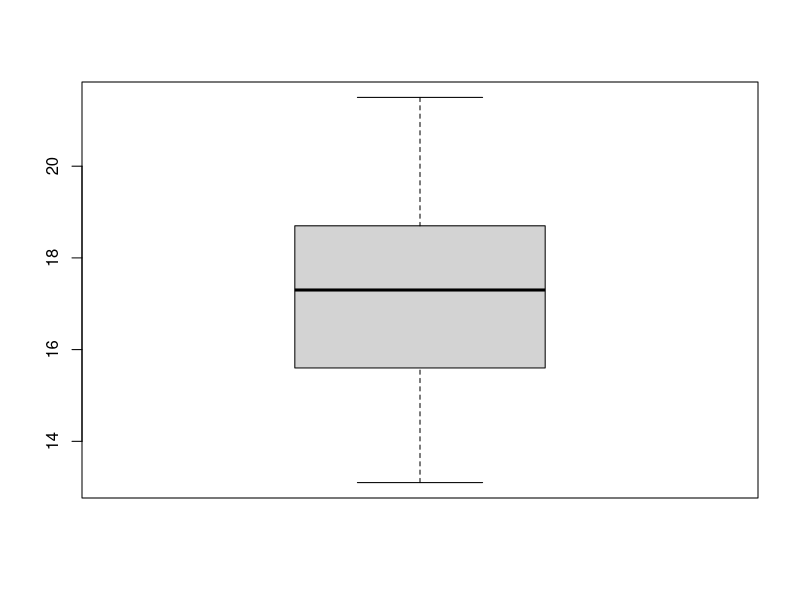
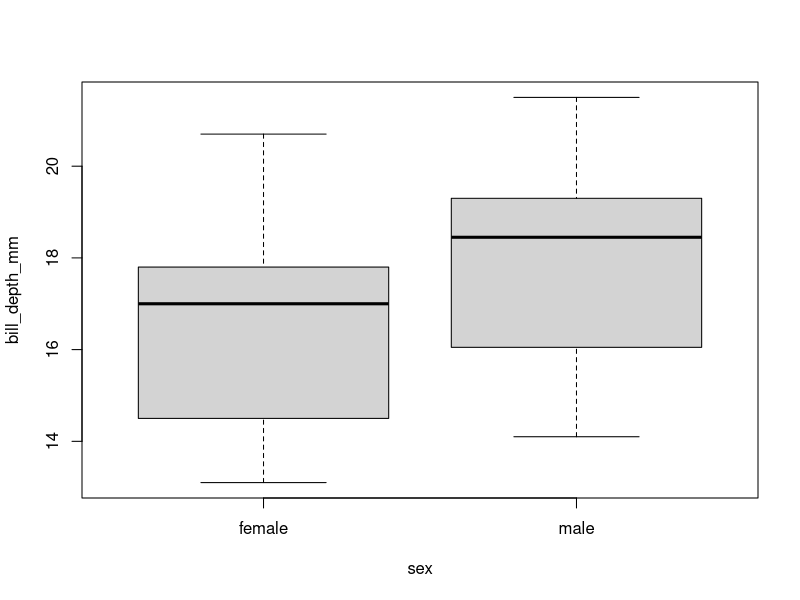
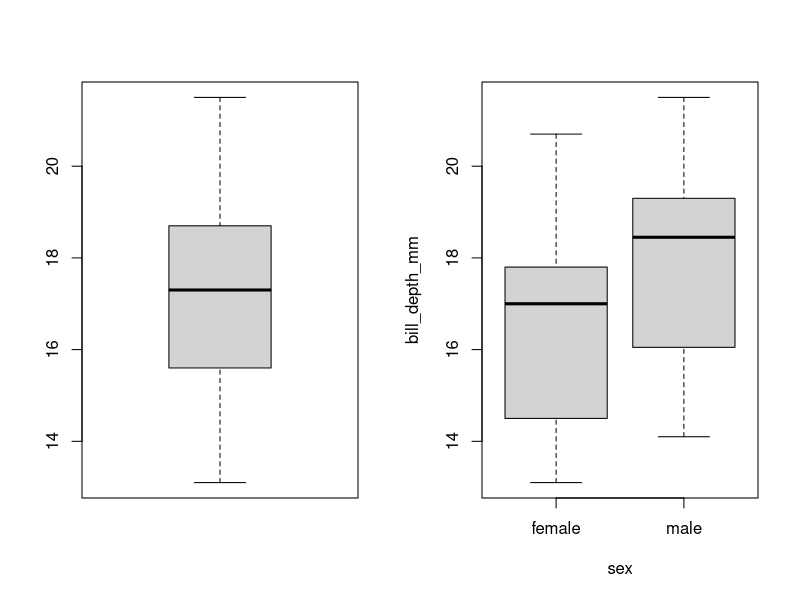
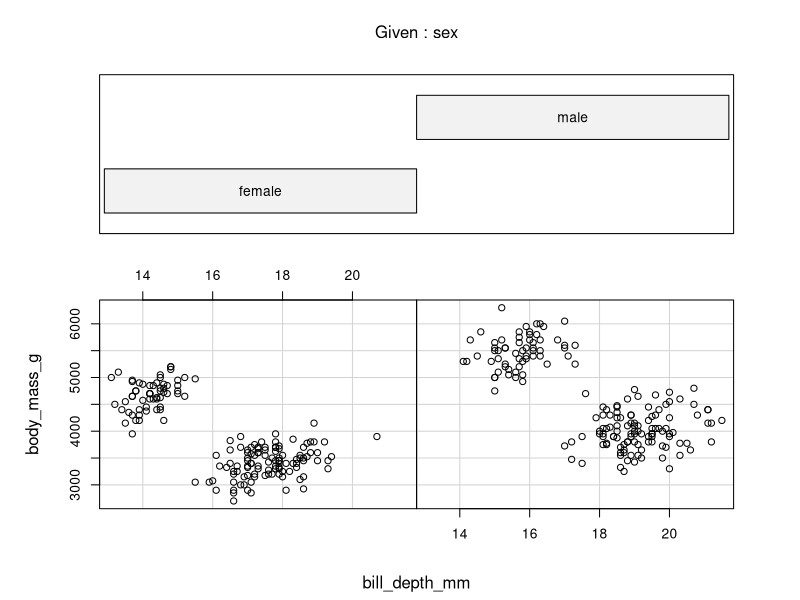
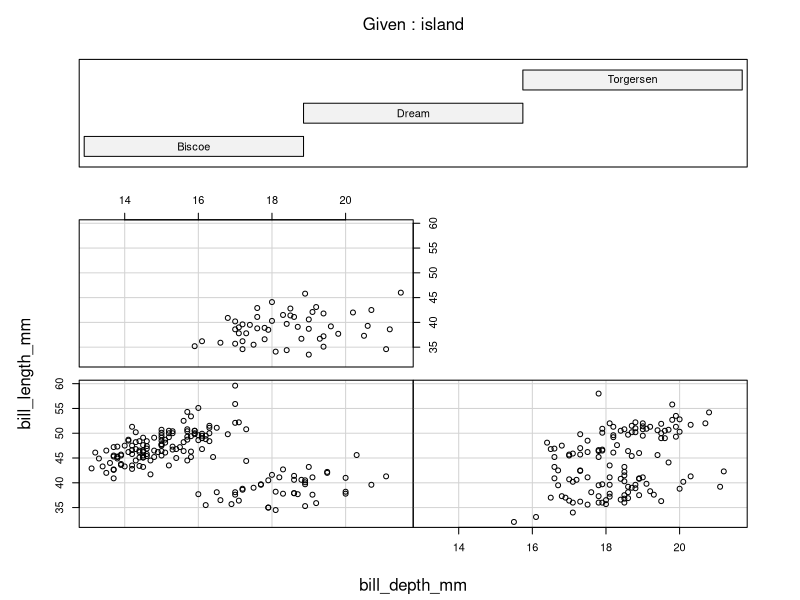
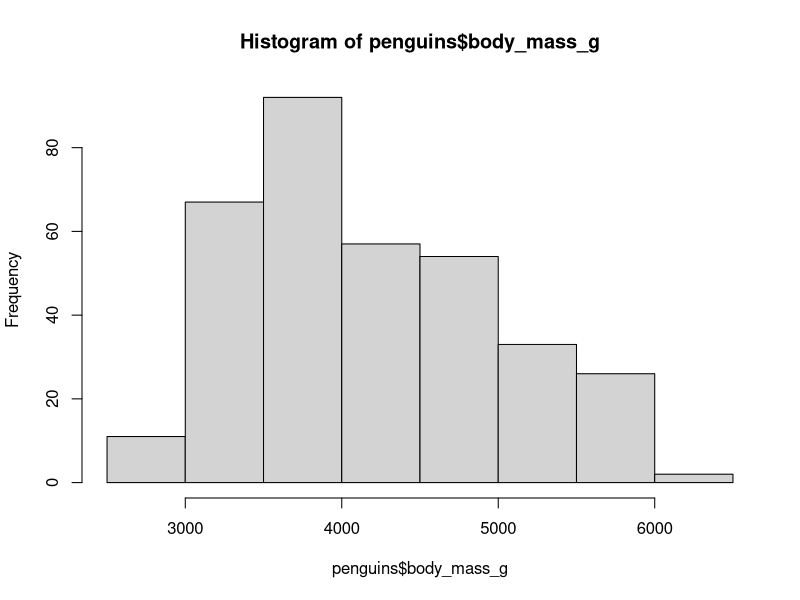

Source code (R) for these figures, in order:
install.packages("here")
install.packages("palmerpenguins")
require(palmerpenguins)
require("here")
class(penguins)
penguins = data.frame(penguins)
mean(penguins$body_mass_g)
head(penguins)
na.rm = TRUE  
mean(penguins$body_mass_g)
summary(penguins)
boxplot(penguins$bill_depth_mm)
boxplot(bill_depth_mm ~ sex, data = penguins)
par(mfrow = c(1, 2))
boxplot(penguins$bill_depth_mm)
boxplot(bill_depth_mm ~ sex, data = penguins)
coplot(body_mass_g ~ bill_depth_mm | sex, data = penguins)
coplot(bill_length_mm ~ bill_depth_mm | island, data = penguins)
require(here)
png(filename = here("basic_histogram.png"), width = 800, height = 600)
hist(penguins$body_mass_g)
dev.off()